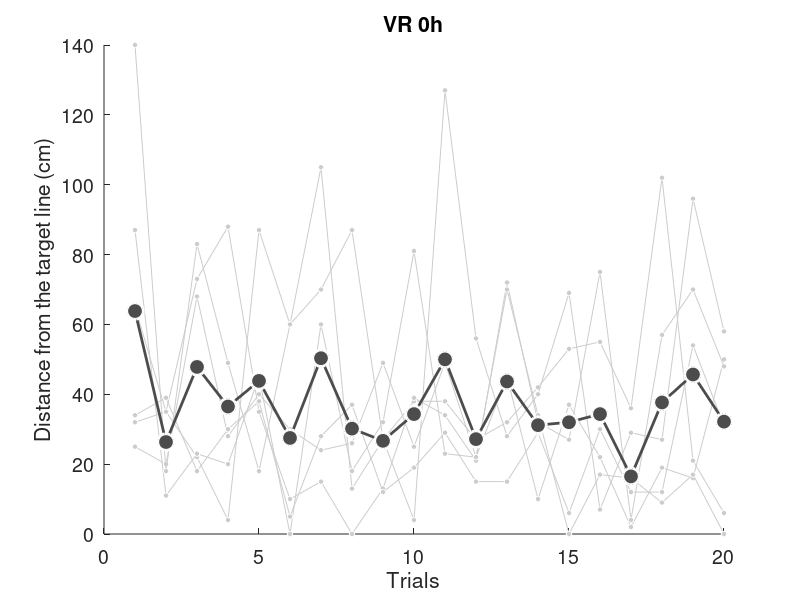
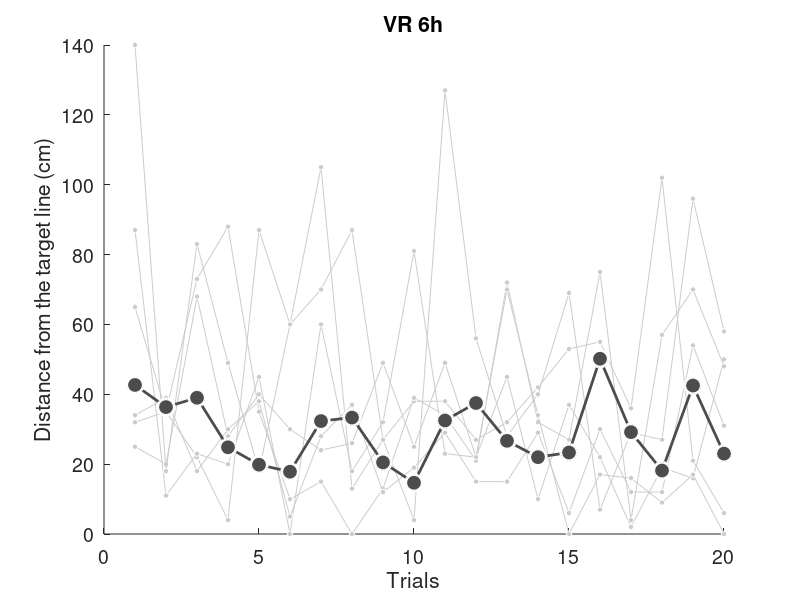
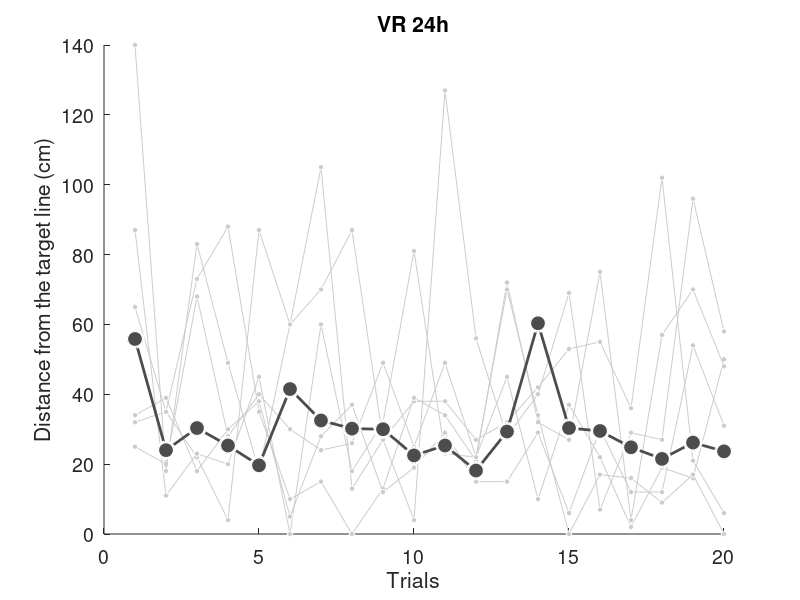

The MATLAB source for these figures, in order:
load('scores.mat')

VR0_0h_abs = abs(VR0_0h_diff);
VR0_6h_abs = abs(VR0_6h_diff);
VR0_24h_abs = abs(VR0_24h_diff);
VR0_0h_abs_each = mean(VR0_0h_abs, 2);
VR0_6h_abs_each = mean(VR0_6h_abs, 2);
VR0_24h_abs_each = mean(VR0_24h_abs, 2);

x = 1:20;

VR0_abs_each = [VR0_0h_abs_each, VR0_6h_abs_each, VR0_24h_abs_each];

for hour = 1:3
    time = '0h';
    VR0_abs = VR0_0h_abs;
    if hour == 2
        VR0_abs = VR0_6h_abs;
        time = '6h';
    elseif hour == 3
        VR0_abs = VR0_24h_abs;
        time = '24h';
    end

    figure('Position', [100 100 700 400]);
    title(['VR', ' ', time])
    for i = 1:VR0_number
        hold on
        y = VR0_0h_abs(:,i);
        plot(x, y', '-o', ...
        'MarkerSize', 4, ...
        'MarkerFaceColor', light_gray, ...
        'MarkerEdgeColor', white, ...
        'Color', light_gray)
    end

    hold on

    plot(x, VR0_abs_each(:,hour)', '-o', ...
        'LineWidth', 2, ...
        'MarkerSize', 12, ...
        'MarkerFaceColor', dark_gray, ...
        'MarkerEdgeColor', white, ...
        'Color', dark_gray)

    hold off

    xlabel('Trials')
    ylabel('Distance from the target line (cm)')
    ylim([0, 140])
    h = gca;
    set(h, 'FontSize', 14)

    filePath = strcat('./data/figures/VR0_', time, '_test');
    saveas(gcf, filePath,'epsc')
end
